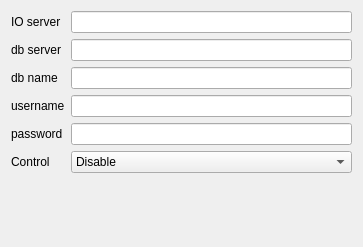
         <widget class="QWidget" name="tab_4">
          <attribute name="title">
           <string>Сокоочистка</string>
          </attribute>
          <layout class="QGridLayout" name="gridLayout_6">
           <item row="0" column="0">
            <widget class="QLabel" name="label_16">
             <property name="text">
              <string>IO server</string>
             </property>
            </widget>
           </item>
           <item row="0" column="1">
            <widget class="QLineEdit" name="le_ioserv_2"/>
           </item>
           <item row="1" column="0">
            <widget class="QLabel" name="label_18">
             <property name="text">
              <string>db server</string>
             </property>
            </widget>
           </item>
           <item row="1" column="1">
            <widget class="QLineEdit" name="le_dbserv_2"/>
           </item>
           <item row="2" column="0">
            <widget class="QLabel" name="label_17">
             <property name="text">
              <string>db name</string>
             </property>
            </widget>
           </item>
           <item row="2" column="1">
            <widget class="QLineEdit" name="le_dbname_2"/>
           </item>
           <item row="3" column="0">
            <widget class="QLabel" name="label_14">
             <property name="text">
              <string>username</string>
             </property>
            </widget>
           </item>
           <item row="3" column="1">
            <widget class="QLineEdit" name="le_username_2"/>
           </item>
           <item row="4" column="0">
            <widget class="QLabel" name="label_15">
             <property name="text">
              <string>password</string>
             </property>
            </widget>
           </item>
           <item row="4" column="1">
            <widget class="QLineEdit" name="le_passwd_2">
             <property name="inputMask">
              <string/>
             </property>
             <property name="text">
              <string/>
             </property>
            </widget>
           </item>
           <item row="6" column="0" colspan="2">
            <spacer name="verticalSpacer_4">
             <property name="orientation">
              <enum>Qt::Vertical</enum>
             </property>
             <property name="sizeHint" stdset="0">
              <size>
               <width>341</width>
               <height>63</height>
              </size>
             </property>
            </spacer>
           </item>
           <item row="5" column="0">
            <widget class="QLabel" name="label_25">
             <property name="text">
              <string>Control</string>
             </property>
            </widget>
           </item>
           <item row="5" column="1">
            <widget class="QComboBox" name="bxcMode_1">
             <item>
              <property name="text">
               <string>Disable</string>
              </property>
             </item>
             <item>
              <property name="text">
               <string>Enable</string>
              </property>
             </item>
            </widget>
           </item>
          </layout>
         </widget>
